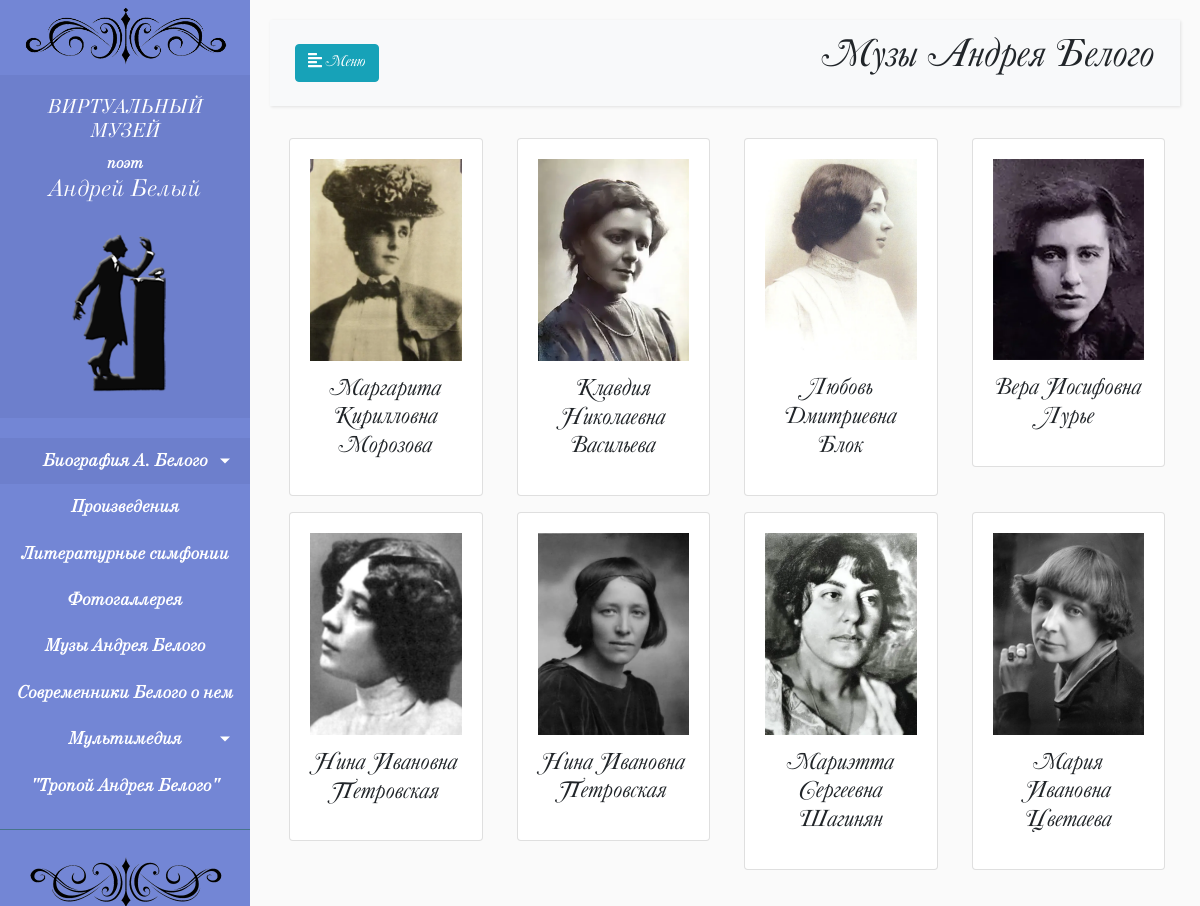
/muzy, run on the app's committed database.
### web/models.py (models this page shows, shortened)
class Women(models.Model):
    name = models.CharField(max_length=250, verbose_name='Имя')
    image = models.ImageField(upload_to='womens', verbose_name='Музы')
    description = models.TextField(verbose_name='Описание', blank=True)
    class Meta:
        verbose_name = 'Муза'
        verbose_name_plural = 'Музы'

### web/views.py (the view)
# urls.py: path('muzy', views.muzy, name='muzy'),
def muzy(request):
    title = 'Музы Андрея Белого'
    womens = Women.objects.all()
    return render(request, 'muzy.html', {'title': title, 'womens': womens})

### templates/muzy.html (shortened to what this page needs)
{% extends 'base.html' %}
{% load static %}
{% block content %}
    <div class="container-fluid text-center pt-3">
        <div class="row">
            {% for Women in womens %}
            <div class="col-md-3 mb-3">
                <div class="card ml-1">
                    <div class="card-body">
                        <div class="card-img">
                            <a href="#" data-toggle="modal" data-target="#id_{{ Women.id }}"><img class="img-fluid" src="{{ Women.image.url }}" /></a>
                        </div>
                        <div class="card-title mt-3">
                            <h4>{{ Women.name }}</h4>
                        </div>
                    </div>
                </div>
            </div>
            {% endfor %}
        </div>
    </div>
{% endblock %}

### static_dev/style.css (style rules this page uses)
body { font-family: 'CaslonBecker', sans-serif; background: #fafafa; }
a, a:hover, a:focus { color: inherit; text-decoration: none; transition: all 0.3s; }

### data on the page
Women: image (picture), name "Маргарита Кирилловна Морозова"
Women: image (picture), name "Клавдия Николаевна Васильева"
Women: image (picture), name "Любовь Дмитриевна Блок"
Women: image (picture), name "Вера Иосифовна Лурье"
Women: image (picture), name "Нина Ивановна Петровская"
Women: image (picture), name "Нина Ивановна Петровская"
Women: image (picture), name "Мариэтта Сергеевна Шагинян"
Women: image (picture), name "Мария Ивановна Цветаева"

### other printed values
{{ title }} "Музы Андрея Белого"
